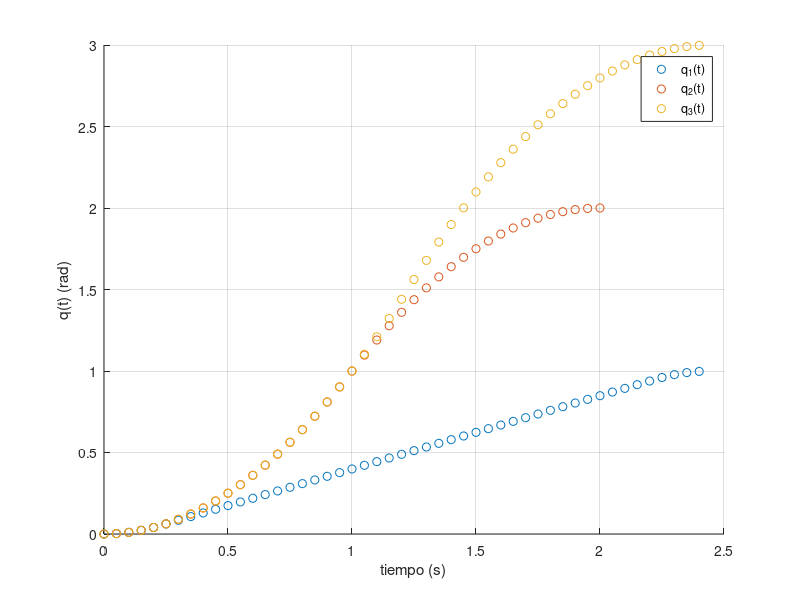
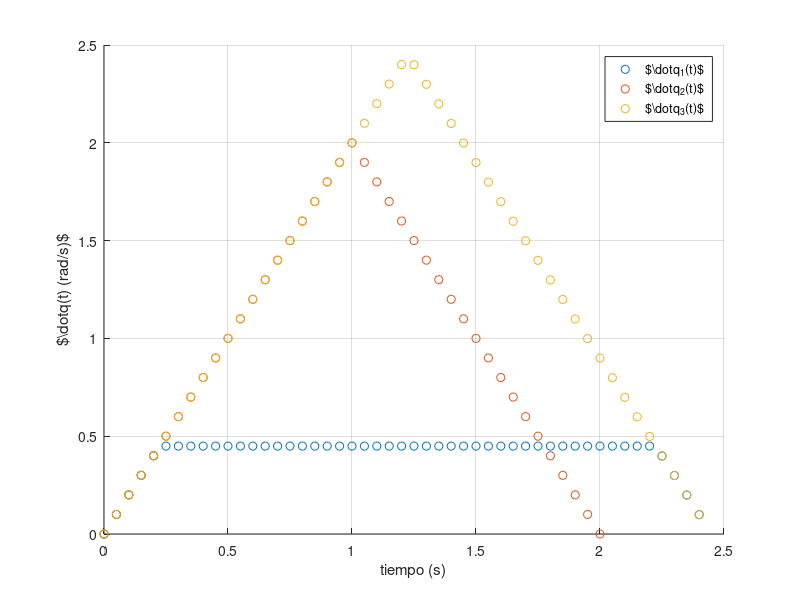
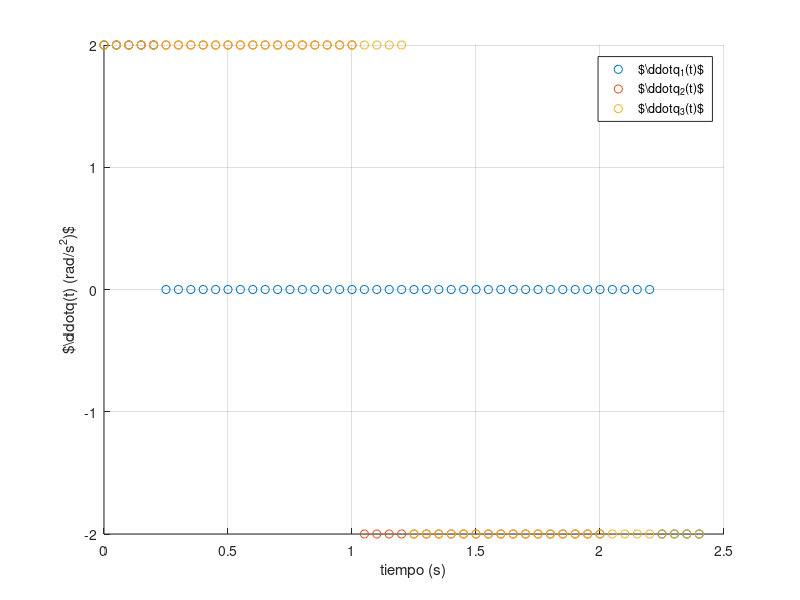

Reproduce these figures in MATLAB, in order.
% SIMPLE ALGORITHM TO FOLLOW A LINE IN SPACE. Error correction based on a P
% controller on the closest point to the line vector.
%
% Copyright (C) 2019, by Arturo Gil Aparicio
%
% This file is part of ARTE (A Robotics Toolbox for Education).
% 
% ARTE is free software: you can redistribute it and/or modify
% it under the terms of the GNU Lesser General Public License as published by
% the Free Software Foundation, either version 3 of the License, or
% (at your option) any later version.
% 
% ARTE is distributed in the hope that it will be useful,
% but WITHOUT ANY WARRANTY; without even the implied warranty of
% MERCHANTABILITY or FITNESS FOR A PARTICULAR PURPOSE.  See the
% GNU Lesser General Public License for more details.
% 
% You should have received a copy of the GNU Leser General Public License
% along with ARTE.  If not, see <http://www.gnu.org/licenses/>.
function trapezoidal
close all
%trapezoidal_single_joint()
trapezoidal_multi_joint();

function trapezoidal_single_joint()
% system requirements
qdmax = 1;
qddmax = 3;
delta_time = 0.05;

% initial and end values
q0=0.1;
qf=-2.1;
%actual speeds and accelerations
qdmax = qdmax*sign(qf-q0);
qddmax = qddmax*sign(qf-q0);
[ttotal, tcte, tacc] = compute_times(q0, qf, qdmax, qddmax);
[qt, qdt, qddt, time] = trapezoidal_profile(q0, qf, qdmax, qddmax, tcte, tacc, delta_time);

figure, grid on, hold on
plot(time, qt, 'o')
figure, grid on
plot(time, qdt, 'o')
figure, grid on
plot(time, qddt, 'o')


function trapezoidal_multi_joint()
close all
f1=figure(), grid on, hold on, ylabel('q(t) (rad)'), xlabel('tiempo (s)')
f2=figure(), grid on, hold on, ylabel('$\dot{q}(t) (rad/s)$'), xlabel('tiempo (s)')
f3=figure(), grid on, hold on, ylabel('$\ddot{q}(t) (rad/s^2)$'), xlabel('tiempo (s)')

% system requirements
qdmax = [1, 10, 10];
qddmax = [2, 2, 2];
delta_time = 0.05;
% initial and end values
q0=[0.0, 0.0, 0.0];
qf=[1.0, 2.0, 3.0];
qdmax = qdmax.*sign(qf-q0);
qddmax = qddmax.*sign(qf-q0);
%store current planning times
planning_times = [];
for i=1:length(q0)
    [ttotal, tcte, tacc] = compute_times(q0(i), qf(i), qdmax(i), qddmax(i));
    planning_times =[planning_times [ttotal tcte tacc]'];
end
% find max time,
ttotalmax = max(planning_times(1, :));

% recompute qdmax* given the new time, compute
new_qdmax = [];
for i = 1:length(q0)
    [qdmaxi] = compute_new_speeds(q0(i), qf(i), ttotalmax, qdmax(i), qddmax(i));
    new_qdmax = [new_qdmax qdmaxi];
end

% demo, maintain different times
for i=1:length(q0)
    %consider the case of a cero movement.
    if abs(qf(i)-q0(i))==0
        time = 0:delta_time:ttotalmax;
        qt = qf(i)*ones(length(time));
        qdt = 0*ones(length(time));
        qddt = 0*ones(length(time));
    else
        [ttotal, tcte, tacc] = compute_times(q0(i), qf(i), new_qdmax(i), qddmax(i));
        [qt, qdt, qddt, time] = trapezoidal_profile(q0(i), qf(i), new_qdmax(i), qddmax(i), tcte, tacc, delta_time);
    end
    figure(f1)
    plot(time, qt, 'o')
    figure(f2)
    plot(time, qdt, 'o')
    figure(f3)
    plot(time, qddt, 'o')
end
figure(f1)
legend('q_1(t)','q_2(t)','q_3(t)')
figure(f2)
legend('$\dot{q}_1(t)$','$\dot{q}_2(t)$','$\dot{q}_3(t)$')
figure(f3)
legend('$\ddot{q}_1(t)$','$\ddot{q}_2(t)$','$\ddot{q}_3(t)$')


function [qt, qdt, qddt, time]=trapezoidal_profile(q0, qf, qdmax, qddmax, tcte, tacc, delta_time)
%deltaq = qf-q0;
%s = sign(deltaq);
%qdmax = s*qdmax;
%qddmax = s*qddmax;
qd0=0;
if tcte <= 0
    fprintf('Triangular profile')   
    % recompute the max speed of the profile
    qdmax = qddmax*tacc;
    q1 = q0+qddmax*tacc^2/2;
    q2 = q1+tcte*qdmax;
    % build the global time vector
    time = 0:delta_time:(tacc+tacc);
    timeA=time(time >=0 & time <=tacc); 
    timeB=[];
    timeC=time(time >(tacc+tcte))-tacc;
    [qtA, qdtA, qddtA]=acceleration([q0, qd0, qddmax], timeA); 
    qtB=[];
    qdtB=[];
    qddtB=[];
    [qtC, qdtC, qddtC]=acceleration([q2, qdmax, -qddmax], timeC);
else
    fprintf('Trapezoidal profile')
    q1 = q0+qddmax*tacc^2/2;
    q2 = q1+tcte*qdmax;     
    % generate a sampled time. Then filter each local time and
    % refer it to zero.
    time = 0:delta_time:(tacc+tacc+tcte);
    timeA=time(time >=0 & time <=tacc);
    timeB=time(time >tacc & time <=(tacc+tcte))-tacc;
    timeC=time(time >(tacc+tcte))-tacc-tcte;
    % compute profiles
    [qtA, qdtA, qddtA]=acceleration([q0, qd0, qddmax], timeA);
    [qtB, qdtB, qddtB]=constant_speed([q1, qdmax], timeB);
    [qtC, qdtC, qddtC]=acceleration([q2, qdmax, -qddmax], timeC);                
end

% figure, 
% plot(timeA, qtA, 'ro'), hold on, grid
% plot(timeB+tacc, qtB, 'go')
% plot(timeC+tacc+tcte, qtC, 'bo')
%     
% figure, 
% plot(timeA, qdtA, 'ro'), hold on, grid
% plot(timeB+tacc, qdtB, 'go')
% plot(timeC+tacc+tcte, qdtC, 'bo')
%     
% figure, 
% plot(timeA, qddtA, 'ro'), hold on, grid
% plot(timeB+tacc, qddtB, 'go')
% plot(timeC+tacc+tcte, qddtC, 'bo')
% build the global q(t), qd(t) and qdd(t)
qt = [qtA, qtB, qtC];
qdt = [qdtA, qdtB, qdtC];
qddt = [qddtA, qddtB, qddtC];



function [ttotal, tcte, tacc]=compute_times(q0, qf, qdmax, qddmax)
deltaq = qf-q0;
% standard trapezoidal case
tacc=qdmax/qddmax;
tcte= deltaq/qdmax - qdmax/qddmax;
% triangular case
if tcte<=0
    tcte = 0;
    tacc = sqrt(deltaq/qddmax);    
end
ttotal = tcte + 2*tacc;


%
% Given delta q and qddmax, computes two possible solutions for qdmax
% The one within specs is chosen.
%
function [qdmax]=compute_new_speeds(q0, qf, ttotal, qdmax, qddmax)

deltaq = qf - q0;

a = 1;
b= -ttotal*qddmax;
c= deltaq*qddmax;

qdmax1 = (-b+sqrt((b.^2)-(4*a*c)))/(2*a);
qdmax2 = (-b-sqrt((b.^2)-(4*a*c)))/(2*a);
if abs(qdmax1) <=abs(qdmax)
    qdmax=qdmax1;
elseif abs(qdmax2) <=abs(qdmax)
    qdmax = qdmax2;
end






function [q_t, qd_t, qdd_t]=acceleration(b, time)
%second order
q_t=b(1) + b(2)*time + b(3)*time.^2/2;
% speed
qd_t= b(2) + b(3)*time;
%return a constant accel
qdd_t=b(3)*ones(1,length(time));

function [q_t, qd_t, qdd_t]=constant_speed(b, time)
%the first order equation
q_t=b(1) + b(2)*time;
% speed
qd_t= b(2)*ones(1,length(time));
%return a constant accel
qdd_t=0*ones(1,length(time));








